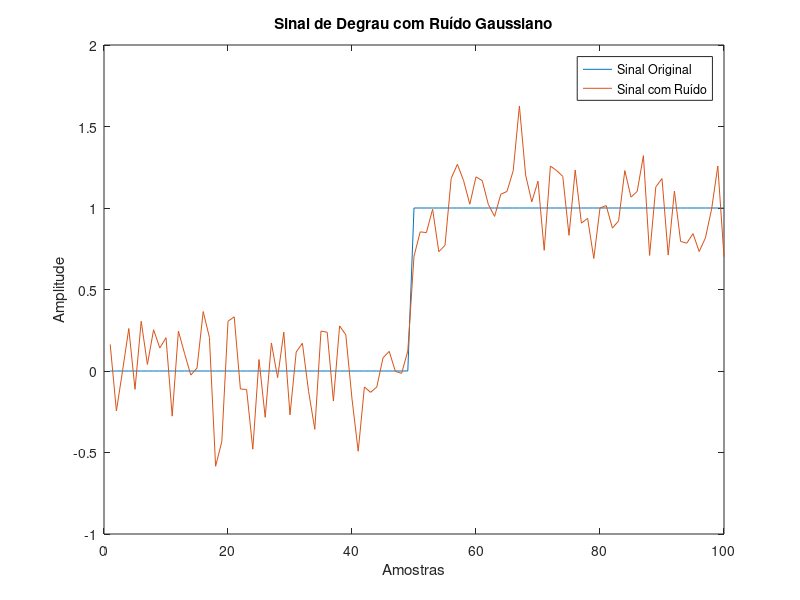

This figure's MATLAB source:
%Aluno: Joyce Oliveira dos Santos
%Matricula: 20210046341
%Curso: Sistemas de Informação
%Orientador: Dr. Márcio Barboza
%%Tema: Remoção de Ruído em Sinais Unidimensionais usando o Algoritmo de Variação Total de Filtragem Iterativo.

clc
clear
close all

degrau = zeros(1, 100);
degrau(50:end) = 1; % Sinal degrau
ruido_gaussiano = 0.2 * randn(size(degrau)); % Ruído gaussiano com média 0 e desvio padrão 0.2
sinal_Degrau_Ruido= degrau + ruido_gaussiano; % Adicionando o ruído ao sinal
plot(degrau);
hold on;
plot(sinal_Degrau_Ruido);
title('Sinal de Degrau com Ruído Gaussiano');
xlabel('Amostras');
ylabel('Amplitude');
legend('Sinal Original', 'Sinal com Ruído');

save  degrauRuido.mat sinal_Degrau_Ruido
